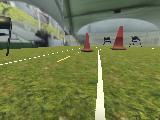
#> input picture dataSet/1040_cam_image_array_.jpg, 160 x 120 px; its folder holds only this picture in this run
$ python main.py
#> lines starting #> are read from the running program, lines starting #| are printed output that depends on the picture; after the words box and inside, x2 and y2 are one past the last pixel; in counts of white or black regions, pixels touching at a corner belong together
import cv2
import os

# variable du cropp
y = 50
x = 0
h = 100
w = 200


folder_path = "dataSet"

output_folder = os.path.join(folder_path, 'output')
os.makedirs(output_folder, exist_ok=True)

for filename in os.listdir(folder_path):
    if filename.endswith(".jpg"):
        image_path = os.path.join(folder_path, filename)
        if os.path.isfile(image_path):
            image = cv2.imread(image_path)
#> image is the input picture: shape (120, 160, 3); mean B, G, R 79.4, 124.9, 116.2
            if image is not None:
                crop = image[y:y + h, x:x + w]
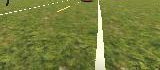
#> crop: shape (70, 160, 3); mean B, G, R 59.4, 126.1, 117.3
                output_path = os.path.join(output_folder, filename)
                cv2.imwrite(output_path, crop)

folder_path = "dataSet/output"

if not os.path.exists("treatment_dataSet"):
    os.mkdir("treatment_dataSet")

for image_name in os.listdir(folder_path):
    image_path = os.path.join(folder_path, image_name)

    img = cv2.imread(image_path, cv2.IMREAD_GRAYSCALE)
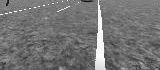
#> img: shape (70, 160); min 14, max 255, mean 115.8

    height, width = img.shape[:2]
#> height = 70; width = 160

    for y in range(height):
        for x in range(width):
            pixel_value = img[y, x]

            # si la valeur du pixel est supérieure à 200, le mettre en blanc (255)
            if pixel_value > 200:
                img[y, x] = 255
            # sinon, mettre le pixel en noir (0)
            else:
                img[y, x] = 0
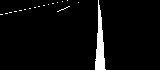
#> img: shape (70, 160); 3.9% white; 18 white regions (17 under 20 px), largest, box (x1, y1, x2, y2) and area: (95, 0, 106, 70) 397

    output_path = os.path.join("treatment_dataSet", image_name)
    cv2.imwrite(output_path, img)
